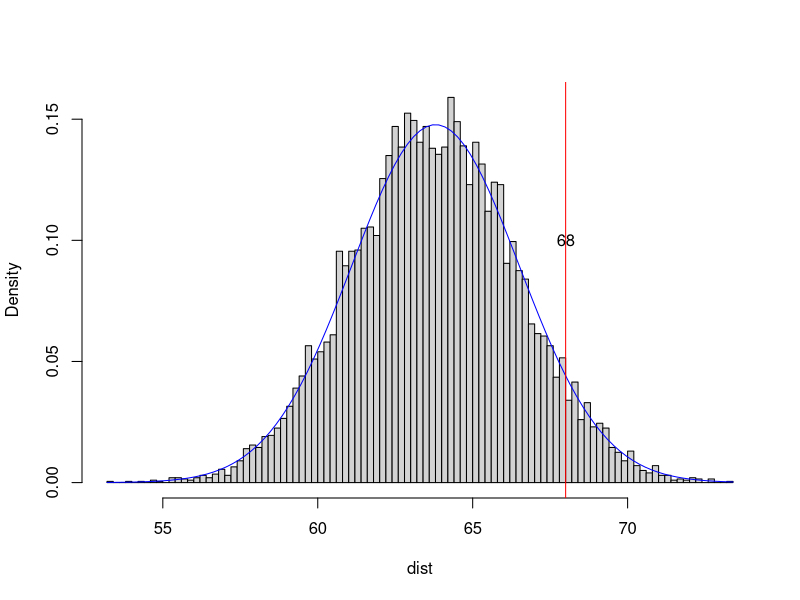
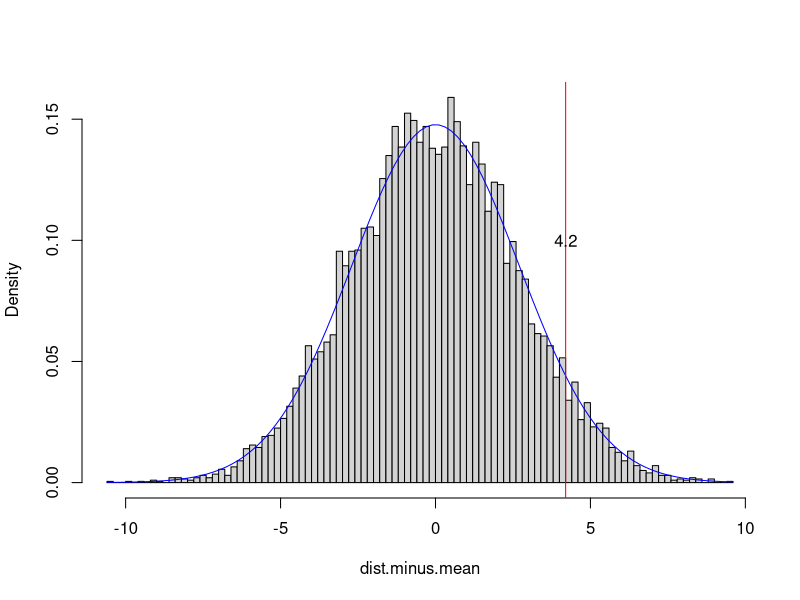
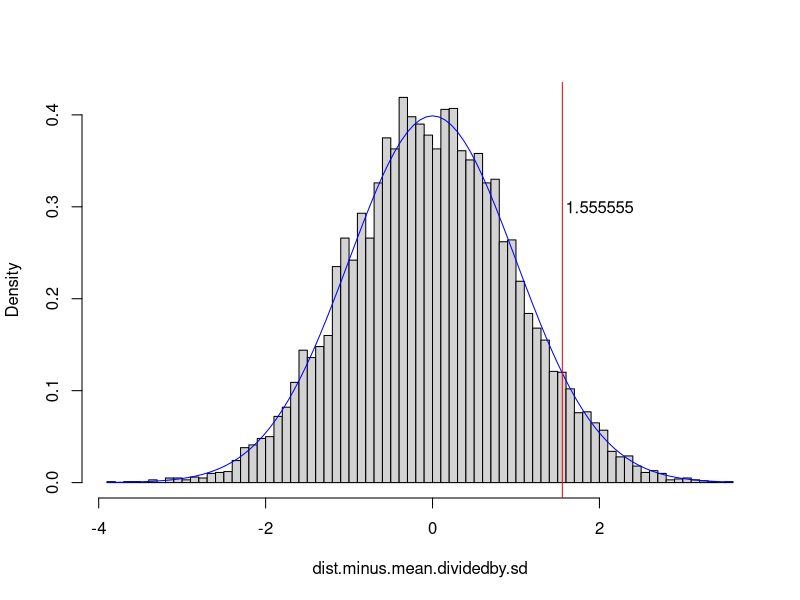
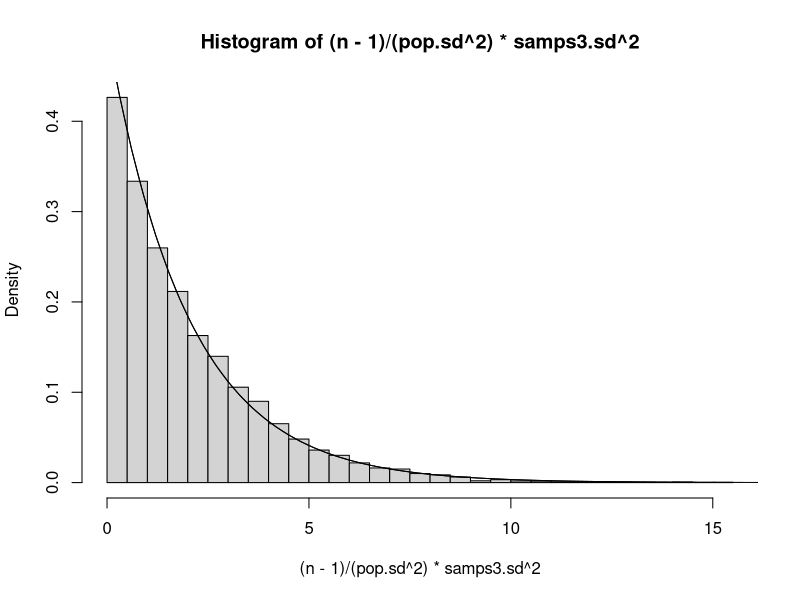
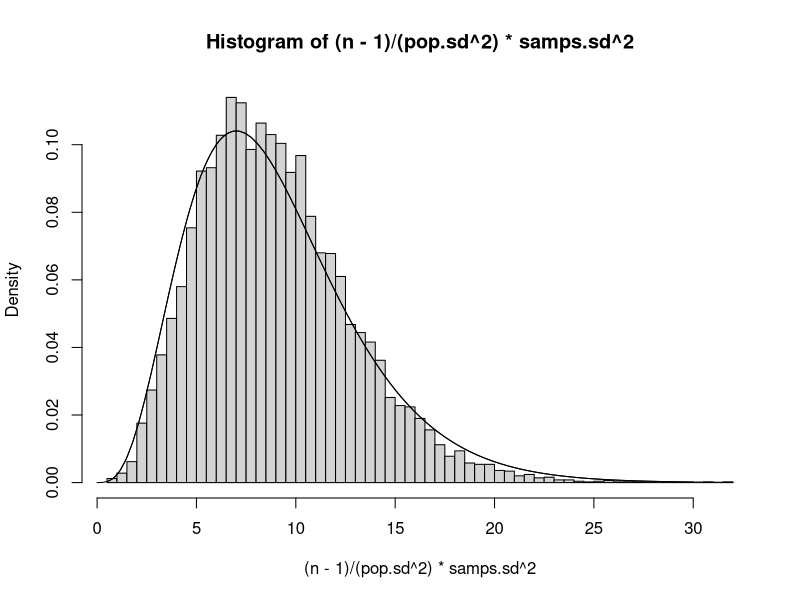
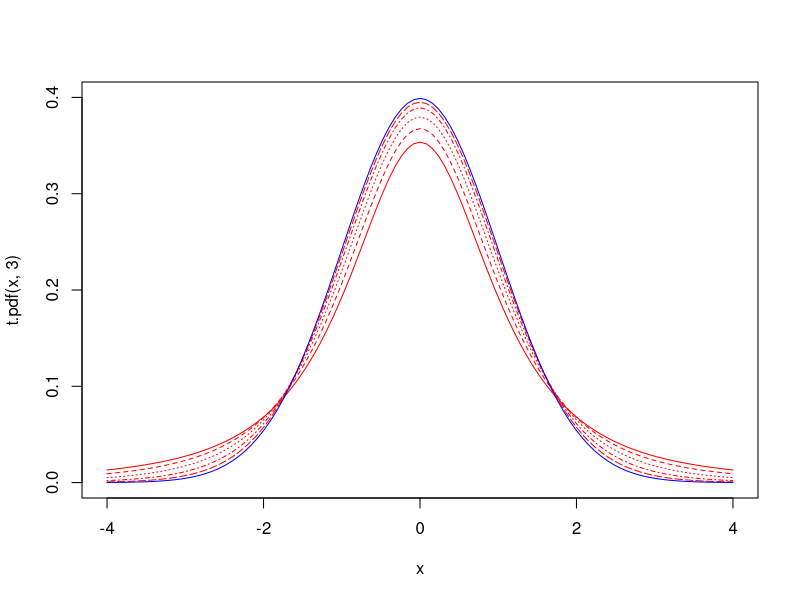
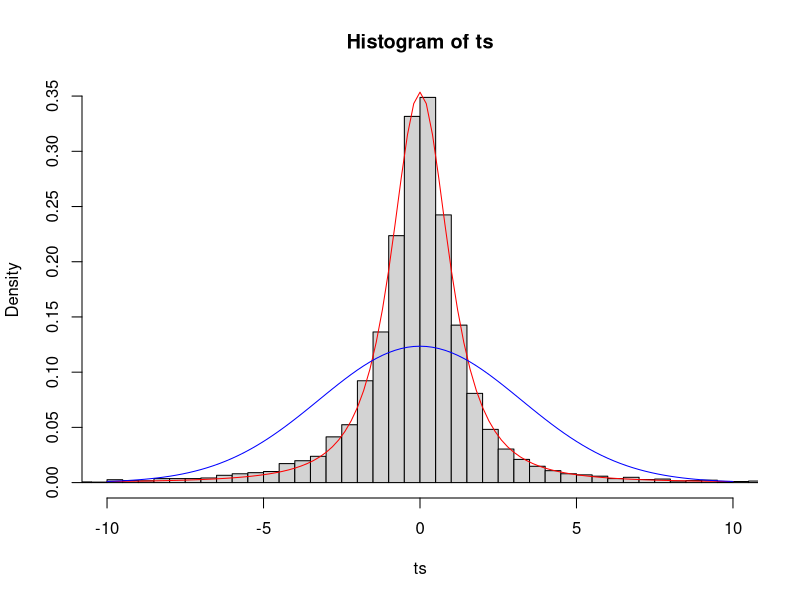
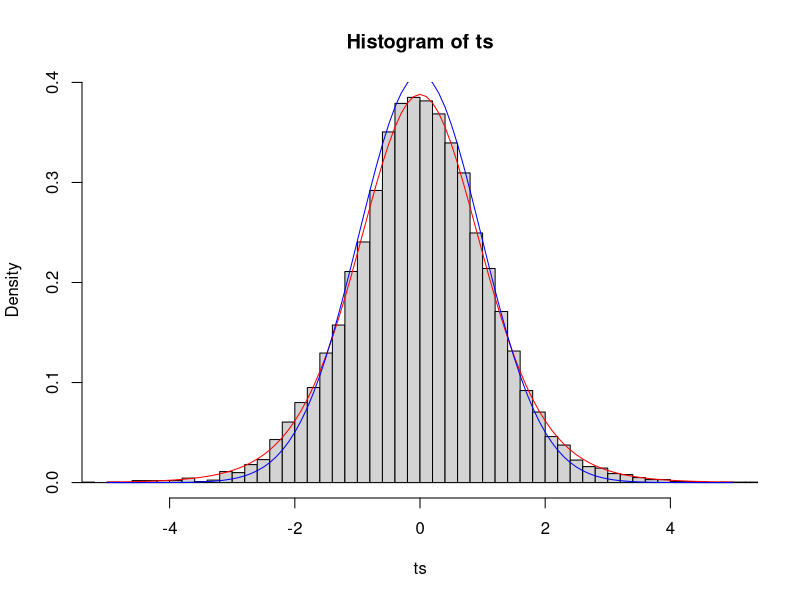

Recreate these plots in R, in order.
## ---- chunk 1
knitr::opts_chunk$set(echo = TRUE)
## ---- chunk 2
set.seed(9999)
pw<-.5
women.height<-rnorm(pw*40000,63.8,2.7)
men.height<-rnorm((1-pw)*40000,69.3,3.0)
pop.height<-c(women.height,men.height)
pop.mean<-mean(pop.height)
pop.sd<-sd(pop.height)
## ---- chunk 3
dist<-rnorm(10000,63.8,2.7)

{hist(dist,breaks=100,main="",prob=T)
curve(dnorm(x,63.8,2.7),add=T,col="blue")
abline(v=68,col="red")
text(68,.1,"68")}

# Now we subtract the population mean from every observation in our sample

dist.minus.mean<-dist-63.8
{hist(dist.minus.mean,breaks=100,main="",prob=T)
  curve(dnorm(x+63.8,63.8,2.7),add=T,col="blue")
#notice how adding the mean y=f(x+63.8)
abline(v=68-63.8,col="red")
text(4.2,.1,"4.2")}

# See how nothing changed except the x-axis; we have effectively scooted the entire distribution right, so that it is centered at zero. Now let's divide each observation by the population standard deviation$

dist.minus.mean.dividedby.sd<-dist.minus.mean/2.7
{hist(dist.minus.mean.dividedby.sd,breaks=100,main="",prob=T)
curve(dnorm(x,0,1),add=T,col="blue")
abline(v=(68-63.8)/2.7, col="red")
text(2,.3,labels="1.555555")}
## ---- chunk 4
pnorm(1.96)-pnorm(-1.96)
## ---- chunk 5
samps10<-matrix(nrow=10,ncol=10000)
samps10<-replicate(10000,sample(pop.height,10))
samps.mean<-apply(samps10,2,mean)
samps.sd<-apply(samps10,2,sd)
## ---- chunk 6
s10.s<-mean(samps.mean-1.96*samps.sd/sqrt(10)> pop.mean | pop.mean>samps.mean+1.96*samps.sd/sqrt(10))
s10.s
## ---- chunk 7
samps10<-matrix(nrow=10,ncol=10000)
samps10<-replicate(10000,sample(pop.height,10))
samps.mean<-apply(samps10,2,mean)
s10.sigma<-mean(samps.mean-1.96*pop.sd/sqrt(10)> pop.mean | pop.mean>samps.mean+1.96*pop.sd/sqrt(10))
s10.sigma
## ---- chunk 8
samps3<-matrix(nrow=3,ncol=10000)
samps3<-replicate(10000,sample(pop.height,3))
samps3.mean<-apply(samps3,2,mean)
samps3.sd<-apply(samps3,2,sd)
s3.s<-mean(samps3.mean-1.96*samps3.sd/sqrt(3)> pop.mean | pop.mean>samps3.mean+1.96*samps3.sd/sqrt(3))
s3.s
## ---- chunk 9
#The distribution of sample variance when n=3
n=3
{hist((n-1)/(pop.sd^2)*samps3.sd^2,prob=T,breaks=50)
curve(1/(2^((n-1)/2)*gamma((n-1)/2))*x^((n-1)/2-1)*exp(-x/2),xlim=c(0,30),add=T)
curve(dchisq(x,df=2),add=T)}

#The distribution of the sample variance when n=10
n=10
{hist((n-1)/(pop.sd^2)*samps.sd^2,prob=T,breaks=50)
curve(1/(2^((n-1)/2)*gamma((n-1)/2))*x^((n-1)/2-1)*exp(-x/2),xlim=c(0,30),add=T)
curve(dchisq(x,df=9),add=T)}

## ---- chunk 10
t.pdf<-function(x,n){gamma(n/2)/(sqrt((n-1)*pi)*gamma((n-1)/2))*(1+x^2/(n-1))^(-n/2)}
{curve(t.pdf(x,3),xlim=c(-4,4),ylim=c(0,.4),col="red")
  curve(t.pdf(x,4),xlim=c(-4,4),ylim=c(0,.4),col="red",add=T,lty=2)
  curve(t.pdf(x,6),xlim=c(-4,4),ylim=c(0,.4),col="red",add=T,lty=3)
  curve(t.pdf(x,11),xlim=c(-4,4),ylim=c(0,.4),col="red",add=T,lty=4)
  curve(t.pdf(x,26),xlim=c(-4,4),ylim=c(0,.4),col="red",add=T,lty=5)
curve(dnorm(x,0,1),add=T,col="blue")}

## ---- chunk 11
n=3
ts=(samps3.mean-pop.mean)/(samps3.sd/sqrt(n))
{hist(ts,prob=T,breaks=500,xlim=c(-10,10))
curve(dt(x,df=2),add=T,col="red")
curve(dnorm(x,0,samps3.sd[1]/sqrt(n)),add=T,col="blue")}

n=10
ts=(samps.mean-pop.mean)/(samps.sd/sqrt(n))
{hist(ts,prob=T,breaks=50,xlim=c(-5,5))
curve(dt(x,df=9),add=T,col="red")
curve(dnorm(x,0,samps.sd[1]/sqrt(n)),add=T,col="blue")}
## ---- chunk 12
qt(c(.025,.975),2)
## ---- chunk 13
x1<-seq(-6,-4.3,len=100)
x2<-seq(4.3,6,len=100)
y1<-dt(x1,2)
y2<-dt(x2,2)
x3<-seq(-6,-1.96,len=100)
x4<-seq(1.96,6,len=100)
y3<-dnorm(x3)
y4<-dnorm(x4)
{curve(dt(x,2), from=-6, to=6,ylim=c(0,.4),col="red")
curve(dnorm(x),from=-6, to=6,add=T,col="blue")
polygon(c(x1[1],x1,x1[100]),c(0,y1,0),col="red",border=NA)
polygon(c(x2[1],x2,x2[100]),c(0,y2,0),col="red",border=NA)
polygon(c(x3[1],x3,x3[100]),c(0,y3,0),col="blue",border=NA)
polygon(c(x4[1],x4,x4[100]),c(0,y4,0),col="blue",border=NA)}
